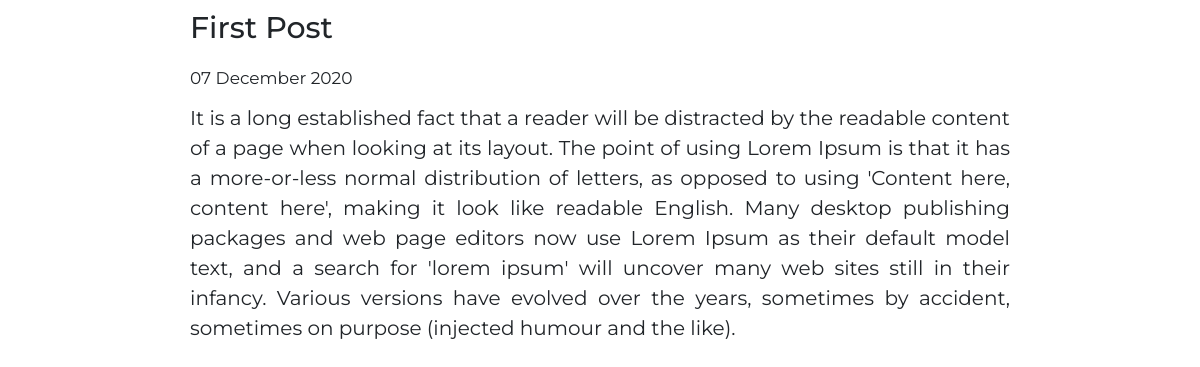
The page /1 on the database its author committed.
### blog/models.py (models this page shows, shortened)
class Post(models.Model):
    title = models.CharField(max_length=150)
    date = models.DateField()
    text = models.TextField()

### blog/views.py (the view)
# urls.py: path('<int:post_id>', views.detail, name = "detail")
def detail(request, post_id):
    post = get_object_or_404(Post, pk=post_id)
    return render(request, 'blog/detail.html', {'post': post})

### blog/templates/blog/detail.html
{% extends 'blog/base.html' %}
{% block content %}
<div class="row-title">
    <h2>{{post.title}}</h2>
    <p class="date">{{post.date|date:"d F Y"}}</p>
    <p >{{post.text}}</p>
</div>
{% endblock %}

### blog/static/blog/style.css (style rules this page uses)
* { padding: 0; margin: 0; }
p { font-size: 20px; margin: 10px; text-align: justify; }
.date { font-size: 17px; margin: 10px; padding-bottom: 1px ; }
body { font-family: 'Montserrat', sans-serif; }
h2 { font-size: 30px; padding: 10px; }
.row-title { margin: 0px 15%; }

### rows shown on the page
Post: title "First Post", date "07 December 2020", text "It is a long established fact that a reader will be distracted by the readable content of a page when looking at its layout. The point of using Lorem Ipsum is that it has a more-or-less normal distribution of letters, as opposed to using 'Content here, content here', making it look like readable English. Many desktop publishing packages and web page editors now use Lorem Ipsum as their default model text, and a search for 'lorem ipsum' will uncover many web sites still in their infancy. Various versions have evolved over the years, sometimes by accident, sometimes on purpose (injected humour and the like)."
